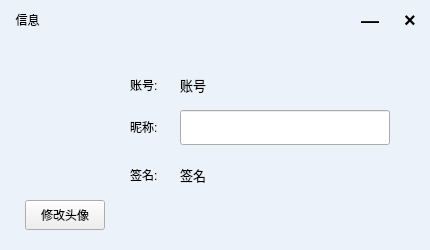
<?xml version="1.0" encoding="UTF-8"?>
<ui version="4.0">
 <class>Information</class>
 <widget class="QWidget" name="Information">
  <property name="geometry">
   <rect>
    <x>0</x>
    <y>0</y>
    <width>430</width>
    <height>250</height>
   </rect>
  </property>
  <property name="minimumSize">
   <size>
    <width>430</width>
    <height>250</height>
   </size>
  </property>
  <property name="maximumSize">
   <size>
    <width>430</width>
    <height>250</height>
   </size>
  </property>
  <property name="windowTitle">
   <string>Form</string>
  </property>
  <widget class="QWidget" name="widget" native="true">
   <property name="geometry">
    <rect>
     <x>0</x>
     <y>0</y>
     <width>430</width>
     <height>250</height>
    </rect>
   </property>
   <property name="minimumSize">
    <size>
     <width>430</width>
     <height>250</height>
    </size>
   </property>
   <property name="maximumSize">
    <size>
     <width>430</width>
     <height>250</height>
    </size>
   </property>
   <property name="autoFillBackground">
    <bool>false</bool>
   </property>
   <property name="styleSheet">
    <string notr="true">#widget{background:rgb(235,242,249);}</string>
   </property>
   <widget class="QLabel" name="label_2">
    <property name="geometry">
     <rect>
      <x>350</x>
      <y>0</y>
      <width>40</width>
      <height>40</height>
     </rect>
    </property>
    <property name="minimumSize">
     <size>
      <width>40</width>
      <height>40</height>
     </size>
    </property>
    <property name="maximumSize">
     <size>
      <width>40</width>
      <height>40</height>
     </size>
    </property>
    <property name="font">
     <font>
      <pointsize>-1</pointsize>
      <weight>75</weight>
      <bold>true</bold>
     </font>
    </property>
    <property name="styleSheet">
     <string notr="true">#label_2{color:black;font-size:18px;}
#label_2:hover{background:rgb(255,255,255,50%);}</string>
    </property>
    <property name="text">
     <string>—</string>
    </property>
    <property name="alignment">
     <set>Qt::AlignCenter</set>
    </property>
   </widget>
   <widget class="QLabel" name="label_4">
    <property name="geometry">
     <rect>
      <x>15</x>
      <y>80</y>
      <width>100</width>
      <height>100</height>
     </rect>
    </property>
    <property name="minimumSize">
     <size>
      <width>100</width>
      <height>100</height>
     </size>
    </property>
    <property name="maximumSize">
     <size>
      <width>100</width>
      <height>100</height>
     </size>
    </property>
    <property name="styleSheet">
     <string notr="true">#label_4{border-image:url(&quot;:/headportrait/cloud.jpg&quot;);border-radius:50px;}</string>
    </property>
    <property name="text">
     <string/>
    </property>
    <property name="alignment">
     <set>Qt::AlignCenter</set>
    </property>
   </widget>
   <widget class="QLabel" name="label_3">
    <property name="geometry">
     <rect>
      <x>390</x>
      <y>0</y>
      <width>40</width>
      <height>40</height>
     </rect>
    </property>
    <property name="minimumSize">
     <size>
      <width>40</width>
      <height>40</height>
     </size>
    </property>
    <property name="maximumSize">
     <size>
      <width>40</width>
      <height>40</height>
     </size>
    </property>
    <property name="font">
     <font>
      <pointsize>-1</pointsize>
      <weight>75</weight>
      <bold>true</bold>
     </font>
    </property>
    <property name="styleSheet">
     <string notr="true">#label_3{color:black;font-size:20px;}
#label_3:hover{background:rgb(255,255,255,50%);}</string>
    </property>
    <property name="text">
     <string>×</string>
    </property>
    <property name="alignment">
     <set>Qt::AlignCenter</set>
    </property>
   </widget>
   <widget class="QLabel" name="label">
    <property name="geometry">
     <rect>
      <x>10</x>
      <y>10</y>
      <width>35</width>
      <height>20</height>
     </rect>
    </property>
    <property name="minimumSize">
     <size>
      <width>35</width>
      <height>20</height>
     </size>
    </property>
    <property name="maximumSize">
     <size>
      <width>35</width>
      <height>20</height>
     </size>
    </property>
    <property name="styleSheet">
     <string notr="true"/>
    </property>
    <property name="text">
     <string>信息</string>
    </property>
    <property name="alignment">
     <set>Qt::AlignCenter</set>
    </property>
   </widget>
   <widget class="QLineEdit" name="lineEdit">
    <property name="geometry">
     <rect>
      <x>180</x>
      <y>110</y>
      <width>210</width>
      <height>35</height>
     </rect>
    </property>
    <property name="font">
     <font>
      <pointsize>14</pointsize>
     </font>
    </property>
    <property name="styleSheet">
     <string notr="true"/>
    </property>
   </widget>
   <widget class="QLabel" name="label_5">
    <property name="geometry">
     <rect>
      <x>180</x>
      <y>160</y>
      <width>210</width>
      <height>30</height>
     </rect>
    </property>
    <property name="font">
     <font>
      <pointsize>10</pointsize>
     </font>
    </property>
    <property name="text">
     <string>签名</string>
    </property>
   </widget>
   <widget class="QLabel" name="label_6">
    <property name="geometry">
     <rect>
      <x>180</x>
      <y>70</y>
      <width>180</width>
      <height>30</height>
     </rect>
    </property>
    <property name="font">
     <font>
      <pointsize>10</pointsize>
     </font>
    </property>
    <property name="text">
     <string>账号</string>
    </property>
   </widget>
   <widget class="QLabel" name="label_7">
    <property name="geometry">
     <rect>
      <x>130</x>
      <y>70</y>
      <width>40</width>
      <height>30</height>
     </rect>
    </property>
    <property name="text">
     <string>账号:</string>
    </property>
   </widget>
   <widget class="QLabel" name="label_8">
    <property name="geometry">
     <rect>
      <x>130</x>
      <y>112</y>
      <width>40</width>
      <height>30</height>
     </rect>
    </property>
    <property name="text">
     <string>昵称:</string>
    </property>
   </widget>
   <widget class="QLabel" name="label_9">
    <property name="geometry">
     <rect>
      <x>130</x>
      <y>160</y>
      <width>40</width>
      <height>30</height>
     </rect>
    </property>
    <property name="text">
     <string>签名:</string>
    </property>
   </widget>
   <widget class="QPushButton" name="pushButton">
    <property name="geometry">
     <rect>
      <x>25</x>
      <y>200</y>
      <width>80</width>
      <height>30</height>
     </rect>
    </property>
    <property name="text">
     <string>修改头像</string>
    </property>
   </widget>
  </widget>
 </widget>
 <resources/>
 <connections/>
</ui>
